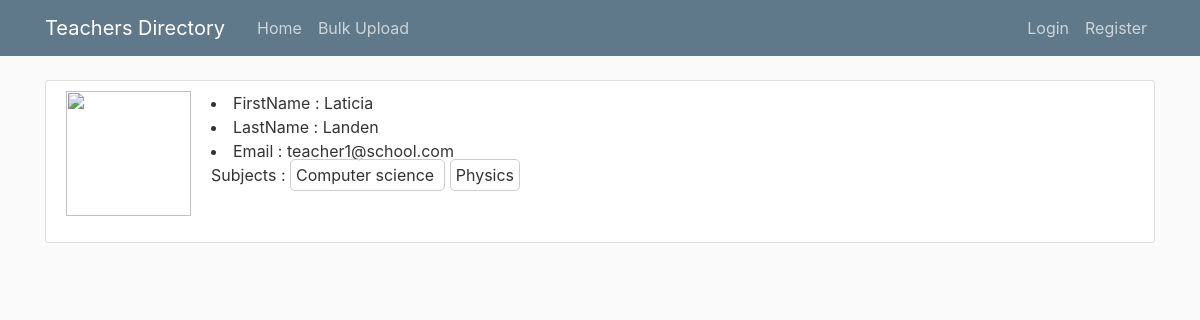
The page /directory/detail/45/ on the database its author committed.
### directory/models.py (models this page shows, shortened)
class Teacher(models.Model):
    firstName = models.CharField(max_length=100)
    lastName = models.CharField(max_length=100)
    profilePicture = models.ImageField(default='default.jpg',upload_to='profile_pics')
    email = models.EmailField(unique=True)
    phone = models.CharField(max_length=150)
    roomNumber = models.CharField(max_length=150)
    subject = models.ManyToManyField(Subject, null=True, blank=True)
    dateCreated = models.DateTimeField(default=timezone.now)
    dateUpdated = models.DateTimeField(default=timezone.now)
    class Meta:
        ordering = ["-dateCreated"]

class Subject(models.Model):
    title = models.CharField(max_length=100)

### directory/views.py (the view)
# urls.py: path('detail/<int:pk>/', views.TeacherDetailView.as_view(), name='teacher-detail')
class TeacherDetailView(DetailView):
  model = Teacher
  template_name = 'directory/detail.html'

### directory/templates/directory/detail.html (shortened to what this page needs)
{% extends "base.html" %}
{% block content %}
    <div class="content-section">
        <div class="media">
                <img class="rounded-cicle account-img" src="/media/{{item.profilePicture}}" alt="">
                <div class="media-body">
                    <li>FirstName : {{ object.firstName }}</li>
                    <li>LastName : {{ object.lastName }}</li>
                    <li>Email : {{ object.email }}</li>
                    <div>
                    Subjects :
                        {% for subject in object.subject.all %}
                        <span
                        style="padding:5px;border:1px solid #ccc;
                            margin-right:5px; border-radius:5px
                        ">
                            {{subject.title}}
                        </span>
                        {%endfor%}
                    </div>
                </div>
        </div>
    </div>
{% endblock content %}

### directory/static/directory/main.css (style rules this page uses)
body { background: #fafafa; color: #333333; margin-top: 5rem; }
.content-section { background: #ffffff; padding: 10px 20px; border: 1px solid #dddddd; border-radius: 3px; margin-bottom: 20px; }
.account-img { height: 125px; width: 125px; margin-right: 20px; margin-bottom: 16px; }

### rows shown on the page
Teacher: firstName "Laticia", lastName "Landen", email "teacher1@school.com"
Subject: title "Computer science"
Subject: title "Physics"
